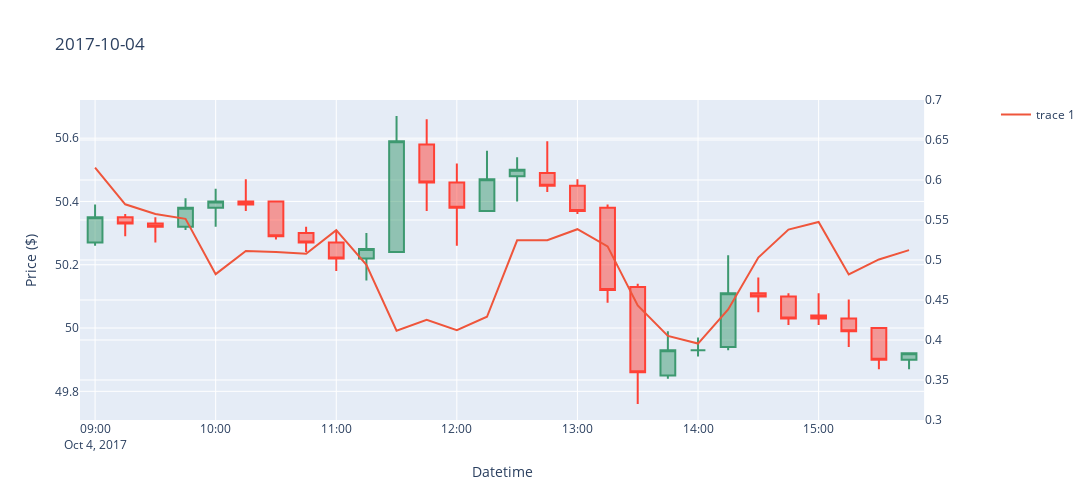
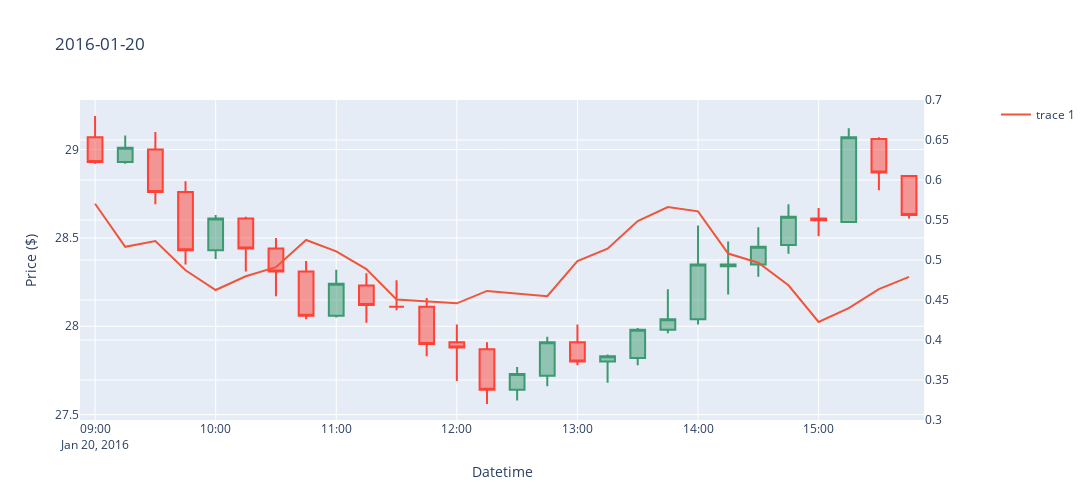
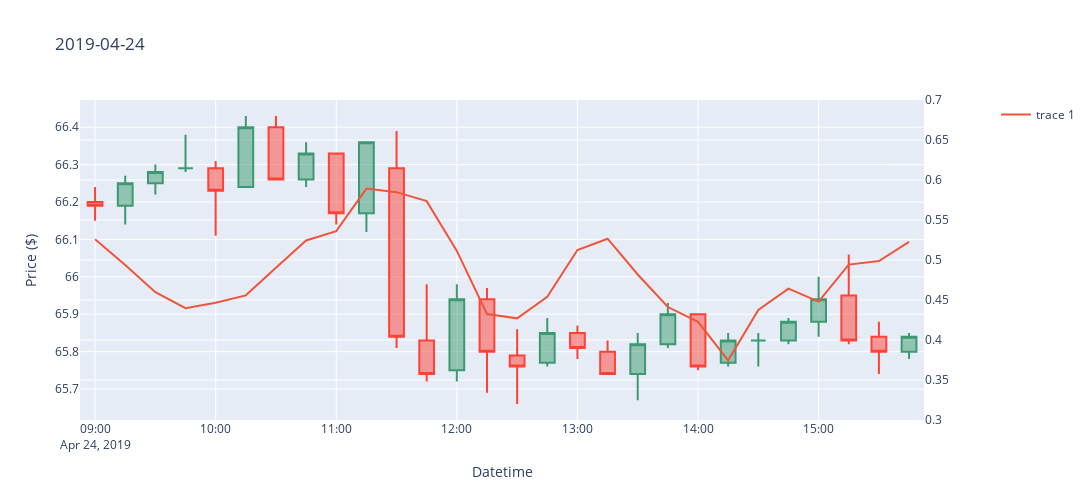
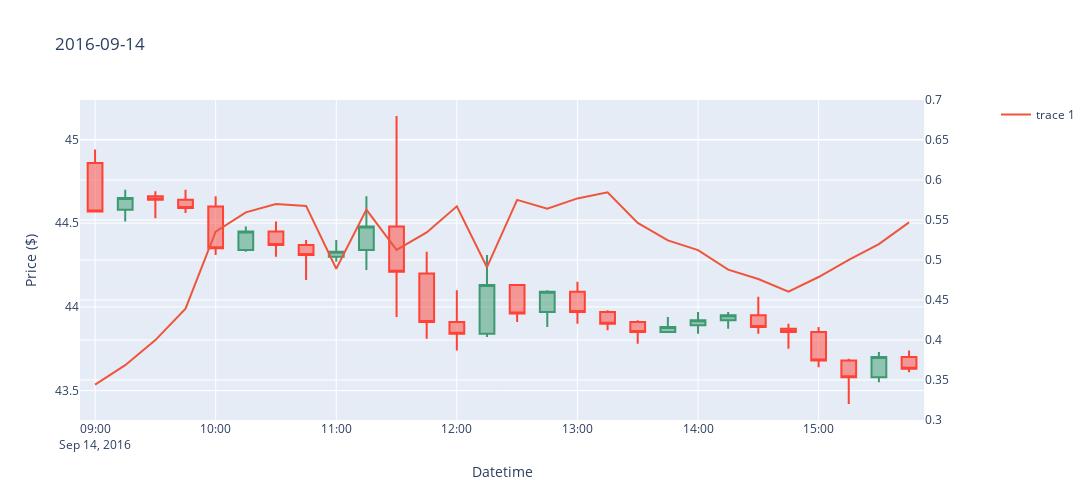

These figures' notebook cell, in order:
### Code cell
window_size = 4
sma_values = df_uturn.groupby(df_uturn['datetime'].dt.date)['high_dst_15m'].rolling(window=window_size, min_periods=1).mean().reset_index(level=0, drop=True)
df_uturn['high_dst_15m_sma'] = sma_values

for day in days[:5]:
    df_day = df_uturn[df_uturn['datetime'].dt.date == day]
    plot_candlestick(df_day, day, 'high_dst_15m_sma')
